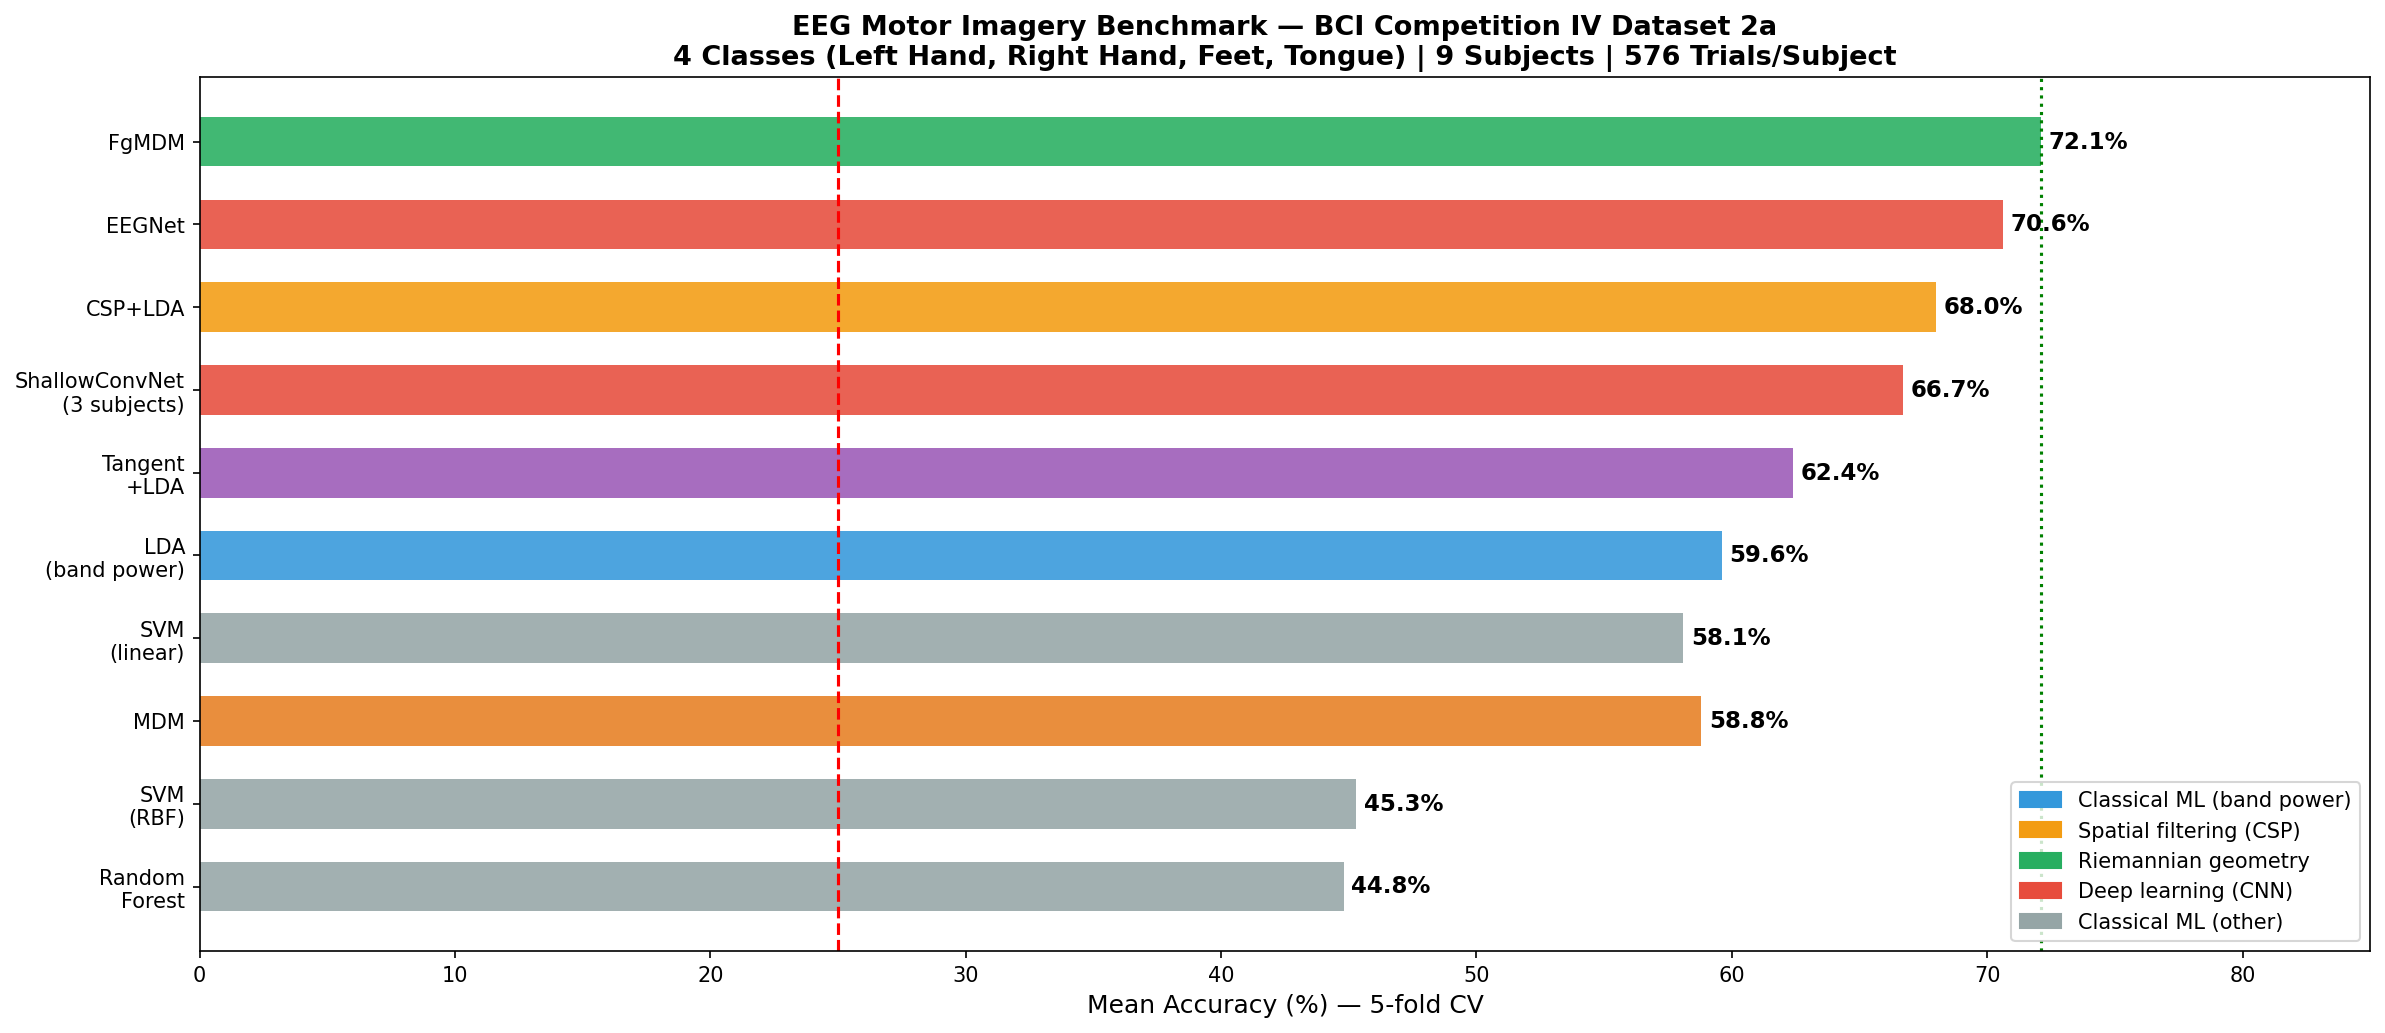

Write Python code to recreate this figure.
import numpy as np
import matplotlib.pyplot as plt
import matplotlib.patches as mpatches

# ── All results collected across the week ─────────
# (from your previous runs)

methods = [
    'Random\nForest',
    'SVM\n(RBF)',
    'MDM',
    'SVM\n(linear)',
    'LDA\n(band power)',
    'Tangent\n+LDA',
    'ShallowConvNet\n(3 subjects)',
    'CSP+LDA',
    'EEGNet',
    'FgMDM',
]

means = [44.8, 45.3, 58.8, 58.1, 59.6, 62.4, 66.7, 68.0, 70.6, 72.1]

colors = [
    '#95a5a6',  # Random Forest — gray
    '#95a5a6',  # SVM RBF — gray
    '#e67e22',  # MDM — orange
    '#95a5a6',  # SVM linear — gray
    '#3498db',  # LDA — blue
    '#9b59b6',  # Tangent+LDA — purple
    '#e74c3c',  # ShallowConvNet — red
    '#f39c12',  # CSP+LDA — yellow
    '#e74c3c',  # EEGNet — red
    '#27ae60',  # FgMDM — green (winner)
]

# Category labels for legend
classical_patch  = mpatches.Patch(color='#3498db', label='Classical ML (band power)')
spatial_patch    = mpatches.Patch(color='#f39c12', label='Spatial filtering (CSP)')
riemannian_patch = mpatches.Patch(color='#27ae60', label='Riemannian geometry')
deep_patch       = mpatches.Patch(color='#e74c3c', label='Deep learning (CNN)')
weak_patch       = mpatches.Patch(color='#95a5a6', label='Classical ML (other)')

fig, ax = plt.subplots(figsize=(16, 7))

bars = ax.barh(methods, means, color=colors, alpha=0.88, height=0.6)

ax.axvline(25, color='red', linestyle='--', linewidth=1.5, label='Chance (25%)')
ax.axvline(np.max(means), color='green', linestyle=':', linewidth=1.5,
           label=f'Best: FgMDM ({np.max(means):.1f}%)')

for bar, acc in zip(bars, means):
    ax.text(bar.get_width() + 0.3, bar.get_y() + bar.get_height()/2,
            f'{acc:.1f}%', va='center', fontsize=11, fontweight='bold')

ax.set_xlim(0, 85)
ax.set_xlabel('Mean Accuracy (%) — 5-fold CV', fontsize=12)
ax.set_title('EEG Motor Imagery Benchmark — BCI Competition IV Dataset 2a\n'
             '4 Classes (Left Hand, Right Hand, Feet, Tongue) | 9 Subjects | 576 Trials/Subject',
             fontsize=13, fontweight='bold')

ax.legend(handles=[classical_patch, spatial_patch,
                   riemannian_patch, deep_patch, weak_patch],
          loc='lower right', fontsize=10)

plt.tight_layout()
plt.savefig('final_benchmark.png', dpi=150, bbox_inches='tight')
print("Saved: final_benchmark.png")
print("Done!")
